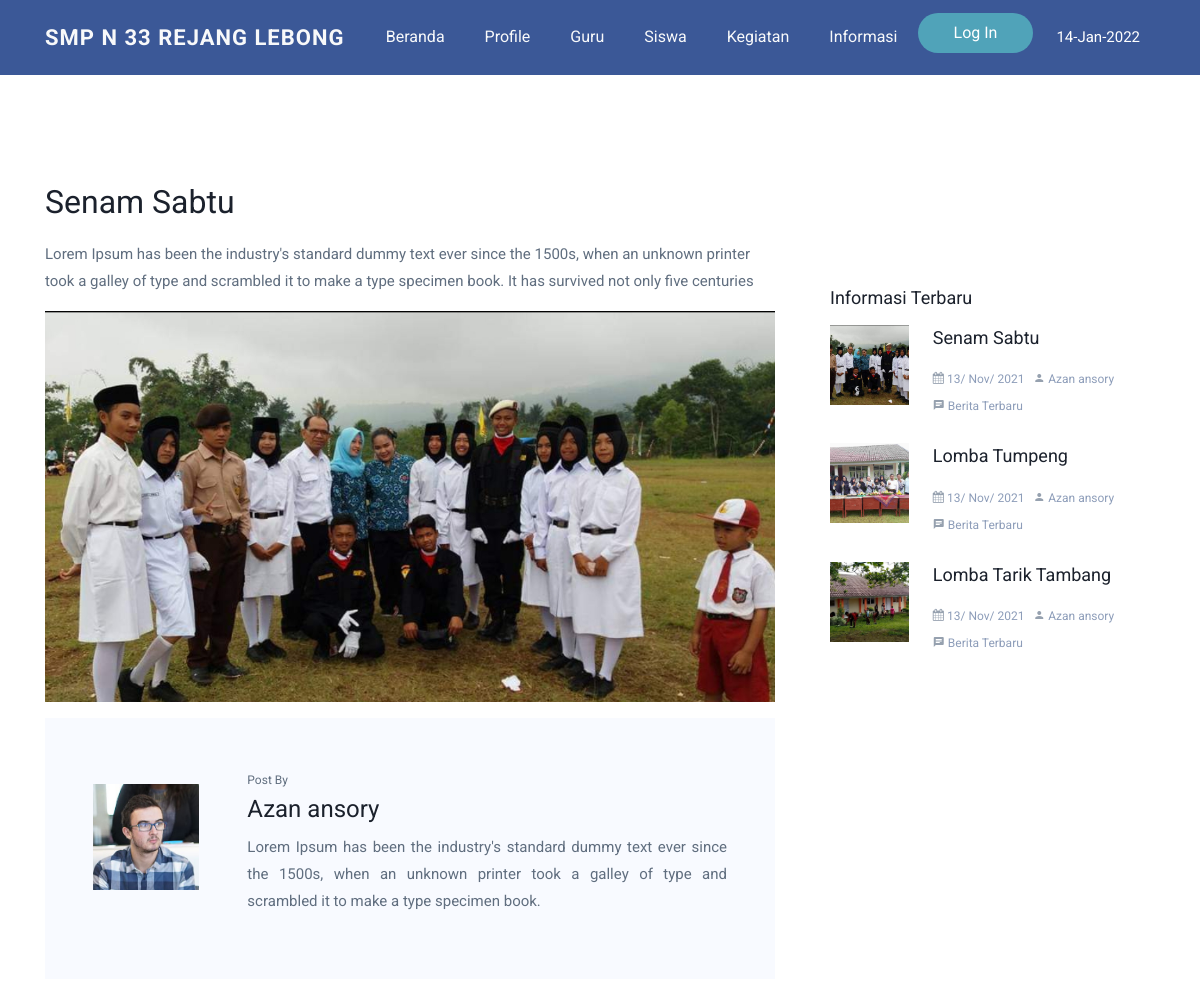
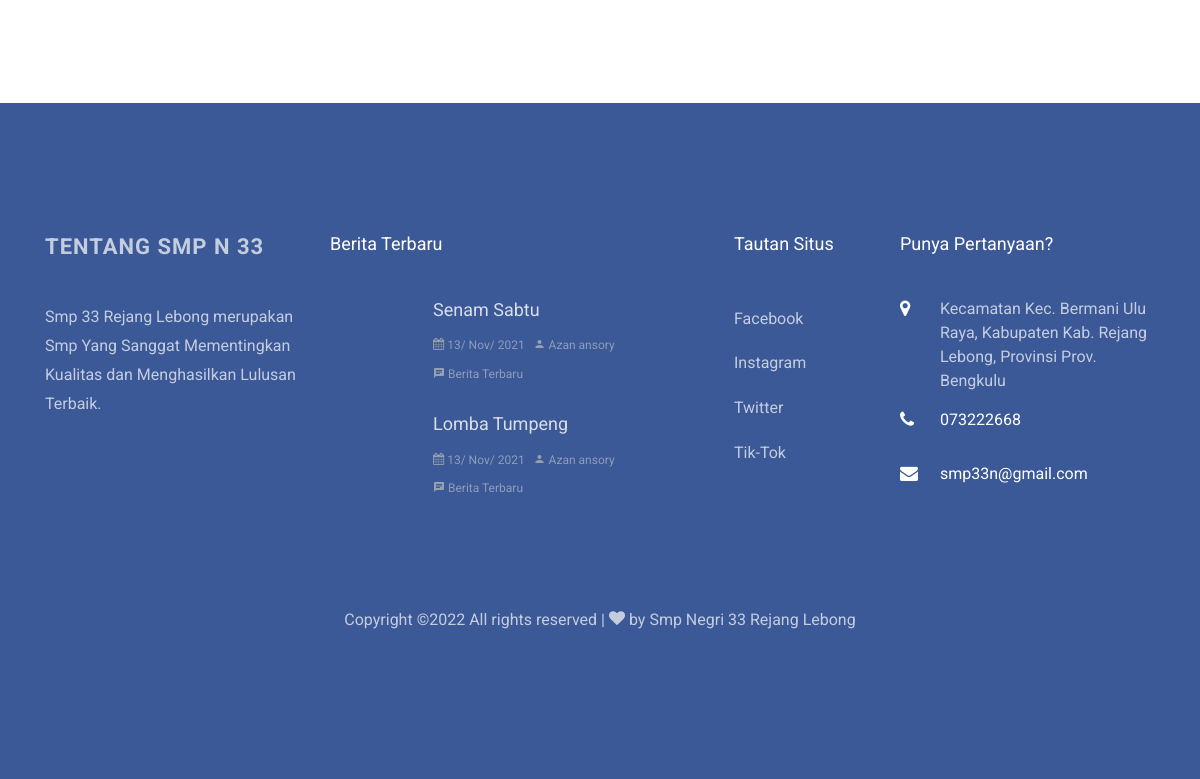
Screenshot of /FrontDetailController/getDetaiInformasi/senam-sabtu with the database file from the repository (2 pictures, top to bottom).
### tables this page shows
CREATE TABLE `db_informasi` (
  `id` int(11) NOT NULL AUTO_INCREMENT,
  `judul` varchar(50) NOT NULL,
  `isi` text NOT NULL,
  `foto` varchar(225) NOT NULL,
  `ouner_post` varchar(225) NOT NULL,
  `slug_judul` varchar(50) NOT NULL,
  `created_at` varchar(225) NOT NULL,
  PRIMARY KEY (`id`)
);

CREATE TABLE `userapp` (
  `id` int(11) NOT NULL AUTO_INCREMENT,
  `nama` varchar(50) NOT NULL,
  `email` varchar(50) NOT NULL,
  `alamat` varchar(50) NOT NULL,
  `foto_userapp` varchar(50) NOT NULL,
  `deskripsi` text NOT NULL,
  `roles` int(11) NOT NULL,
  `password` varchar(225) NOT NULL,
  PRIMARY KEY (`id`)
);

### application/controllers/FrontDetailController.php (called while the page is built, shortened)
<?php
class FrontDetailController extends CI_Controller
{
	public function __construct()
	{
		$this->load->model(['AssetSekolahModel', 'FrontModel', 'DataUserSekolahModel']);
	}
	public function getDetaiInformasi($slug)
	{
		$data['title'] = "Detail Informasi";
		$data['start'] = $this->uri->segment(3);
		$data['getDetailInformasi'] = $this->AssetSekolahModel->getDetailInformasi($slug)->row_array();
		$data['getInformasi'] = $this->AssetSekolahModel->getNewInformasi()->result_array();
		$data['getNewFooterInformasi'] = $this->AssetSekolahModel->getNewFooterInformasi()->result_array();
		$data['fotoOunerPost'] = $this->FrontModel->fotoOunerPost($slug)->row_array();
		$data['getSosialMedia'] = $this->FrontModel->getSosialMedia();
		$this->load->view('includes/Front/header', $data);
		$this->load->view('pages/Front/Front-detail/informasiDetail', $data);
		$this->load->view('includes/Front/footer', $data);
	}
}

### index.php (called while the page is built, shortened)
<?php
require_once BASEPATH.'core/CodeIgniter.php';

### application/models/AssetSekolahModel.php (called while the page is built, shortened)
<?php
class AssetSekolahModel extends CI_Model
{
	public function getNewInformasi()
	{
		$this->db->order_by('id', 'DESC');
		$this->db->limit(3);
		return $this->db->get('db_informasi');
	}
	public function getDetailInformasi($slug)
	{
		$this->db->where(['slug_judul' => $slug]);
		return $this->db->get('db_informasi');
	}
	public function getNewFooterInformasi()
	{
		$this->db->order_by('id', 'DESC');
		$this->db->limit(2);
		return $this->db->get('db_informasi');
	}
}

### application/models/FrontModel.php (called while the page is built, shortened)
<?php
class FrontModel extends CI_Model
{
	function fotoOunerPost($slug)
	{
		$this->db->select('*');
		$this->db->from('db_informasi');
		$this->db->join('userapp', 'userapp.nama = db_informasi.ouner_post');
		$this->db->where('db_informasi.slug_judul', $slug);
		return $this->db->get();
	}
	function getSosialMedia()
	{
		return $this->db->get('db_sosial_media')->row_array();
	}
}

### application/views/pages/Front/Front-detail/informasiDetail.php (the view)
<section class="ftco-section ftco-degree-bg">
	<div class="container">
		<div class="row">
			<div class="col-md-8 ftco-animate">
				<h2 class="mb-3"><?= $getDetailInformasi['judul']; ?></h2>
				<p class="text-justify"><?= $getDetailInformasi['isi']; ?></p>
				<p>
					<img src="<?= base_url('assets/assetGambar/informasi/') . $getDetailInformasi['foto'] ?>" alt="" class="img-fluid">
				</p>
				<div class="about-author d-flex p-5 bg-light">
					<div class="bio align-self-md-center mr-5">
						<img src="<?= base_url('assets/assetGambar/administrator/') . $fotoOunerPost['foto_userapp'] ?>" alt="Image placeholder" class="img-fluid mb-4">
					</div>
					<div class="desc align-self-md-center">
						<small>Post By</small>
						<h3><?= $getDetailInformasi['ouner_post']; ?></h3>
						<p class="text-justify"><?= $fotoOunerPost['deskripsi']; ?></p>
					</div>
				</div>
			</div>
			<div class="col-md-4 sidebar ftco-animate">
				<div class="sidebar-box">
				</div>
				<div class="sidebar-box ftco-animate">
					<h3>Informasi Terbaru</h3>
					<?php foreach ($getInformasi as $data) : ?>
						<div class="block-21 mb-4 d-flex">
							<a class="blog-img mr-4" style="background-image: url(<?= base_url('assets/assetGambar/informasi/') . $data['foto'] ?>);"></a>
							<div class="text">
								<h3 class="heading"><a href="<?= base_url('FrontDetailController/getDetaiInformasi/') . $data['slug_judul'] ?>"><?= $data['judul']; ?></a></h3>
								<div class="meta">
									<div><a href="#"><span class="icon-calendar"></span> <?= date("d/ M/ Y", $data['created_at'],); ?></a></div>
									<div><a href="#"><span class="icon-person"></span> <?= $data['ouner_post']; ?></a></div>
									<div><a href="#"><span class="icon-chat"></span> Berita Terbaru</a></div>
								</div>
							</div>
						</div>
					<?php endforeach; ?>
				</div>
			</div>
		</div>
	</div>
</section>

### application/views/includes/Front/footer.php (shortened to what this page needs)
<footer class="ftco-footer ftco-bg-dark ftco-section">
	<div class="overlay"></div>
	<div class="container">
		<div class="row mb-5">
			<div class="col-md-3">
				<div class="ftco-footer-widget mb-4">
					<h2><a class="navbar-brand" href="<?= base_url('FrontController') ?>">Tentang Smp N 33 </a></h2>
					<p>Smp 33 Rejang Lebong merupakan Smp Yang Sanggat Mementingkan Kualitas dan Menghasilkan Lulusan Terbaik.</p>
					<ul class="ftco-footer-social list-unstyled float-md-left float-lft mt-5">
					</ul>
				</div>
			</div>
			<div class="col-md-4">
				<div class="ftco-footer-widget mb-4">
					<h2 class="ftco-heading-2">Berita Terbaru</h2>
					<?php foreach ($getNewFooterInformasi as $data) : ?>
						<div class="block-21 mb-4 d-flex">
							<a class="blog-img mr-4" style="background-image: url(images/image_1.jpg);"></a>
							<div class="text">
								<h3 class="heading"><a href="<?= base_url('FrontDetailController/getDetaiInformasi/') . $data['slug_judul'] ?>"><?= $data['judul']; ?></a></h3>
								<div class="meta">
									<div><a href="#"><span class="icon-calendar"></span> <?= date("d/ M/ Y", $data['created_at'],); ?></a></div>
									<div><a href="#"><span class="icon-person"></span> <?= $data['ouner_post']; ?></a></div>
									<div><a href="#"><span class="icon-chat"></span> Berita Terbaru</a></div>
								</div>
							</div>
						</div>
					<?php endforeach; ?>
				</div>
			</div>
			<div class="col-md-2">
				<div class="ftco-footer-widget mb-4 ml-md-4">
					<h2 class="ftco-heading-2">Tautan Situs</h2>
					<ul class="list-unstyled">
						<li><a href="<?= $getSosialMedia['facebook'] ?>" target="blank" class="py-2 d-block">Facebook</a></li>
						<li><a href="<?= $getSosialMedia['instagram'] ?>" target="blank" class="py-2 d-block">Instagram</a></li>
						<li><a href="<?= $getSosialMedia['twitter'] ?>" target="blank" class="py-2 d-block">Twitter</a></li>
						<li><a href="<?= $getSosialMedia['tik-tok'] ?>" target="blank" class="py-2 d-block">Tik-Tok</a></li>
					</ul>
				</div>
			</div>
			<div class="col-md-3">
				<div class="ftco-footer-widget mb-4">
					<h2 class="ftco-heading-2">Punya Pertanyaan?</h2>
					<div class="block-23 mb-3">
						<ul>
							<li><span class="icon icon-map-marker"></span><span class="text">Kecamatan Kec. Bermani Ulu Raya, Kabupaten Kab. Rejang Lebong, Provinsi Prov. Bengkulu</span></li>
							<li><a href="#"><span class="icon icon-phone"></span><span class="text">073222668</span></a></li>
							<li><a href="#"><span class="icon icon-envelope"></span><span class="text">smp33n@gmail.com</span></a></li>
						</ul>
					</div>
				</div>
			</div>
		</div>
		<div class="row">
			<div class="col-md-12 text-center">
				<p>
					Copyright &copy; All rights reserved | <i class="icon-heart" aria-hidden="true"></i> by <a href="#" target="_blank">Smp Negri 33 Rejang Lebong</a>
				</p>
			</div>
		</div>
	</div>
</footer>
</body>
</html>

### assets/FrontAssets/css/icomoon.css (style rules this page uses)
[class^="icon-"], [class*=" icon-"] { font-family: 'icomoon' !important; speak: none; font-style: normal; font-weight: normal; font-variant: normal; text-transform: none; line-height: 1; -webkit-font-smoothing: antialiased; -moz-osx-font-smoothing: grayscale; }
.icon-heart:before { content: "\f004"; }
.icon-map-marker:before { content: "\f041"; }
.icon-calendar:before { content: "\f073"; }
.icon-phone:before { content: "\f095"; }
.icon-envelope:before { content: "\f0e0"; }
.icon-chat:before { content: "\e0b7"; }
.icon-person:before { content: "\e7fd"; }

### rows the page displays
db_informasi: judul "Senam Sabtu", isi "Lorem Ipsum has been the industry's standard dummy text ever since the 1500s, when an unknown printer took a galley of type and scrambled it to make a type specimen book. It has survived not only five centuries", foto (picture), userapp.foto_userapp (picture), ouner_post "Azan ansory", userapp.deskripsi "Lorem Ipsum has been the industry's standard dummy text ever since the 1500s, when an unknown printer took a galley of type and scrambled it to make a type specimen book.", created_at "13/ Nov/ 2021"
db_informasi: foto (picture), judul "Lomba Tumpeng", created_at "13/ Nov/ 2021", ouner_post "Azan ansory"
db_informasi: foto (picture), judul "Lomba Tarik Tambang", created_at "13/ Nov/ 2021", ouner_post "Azan ansory"
